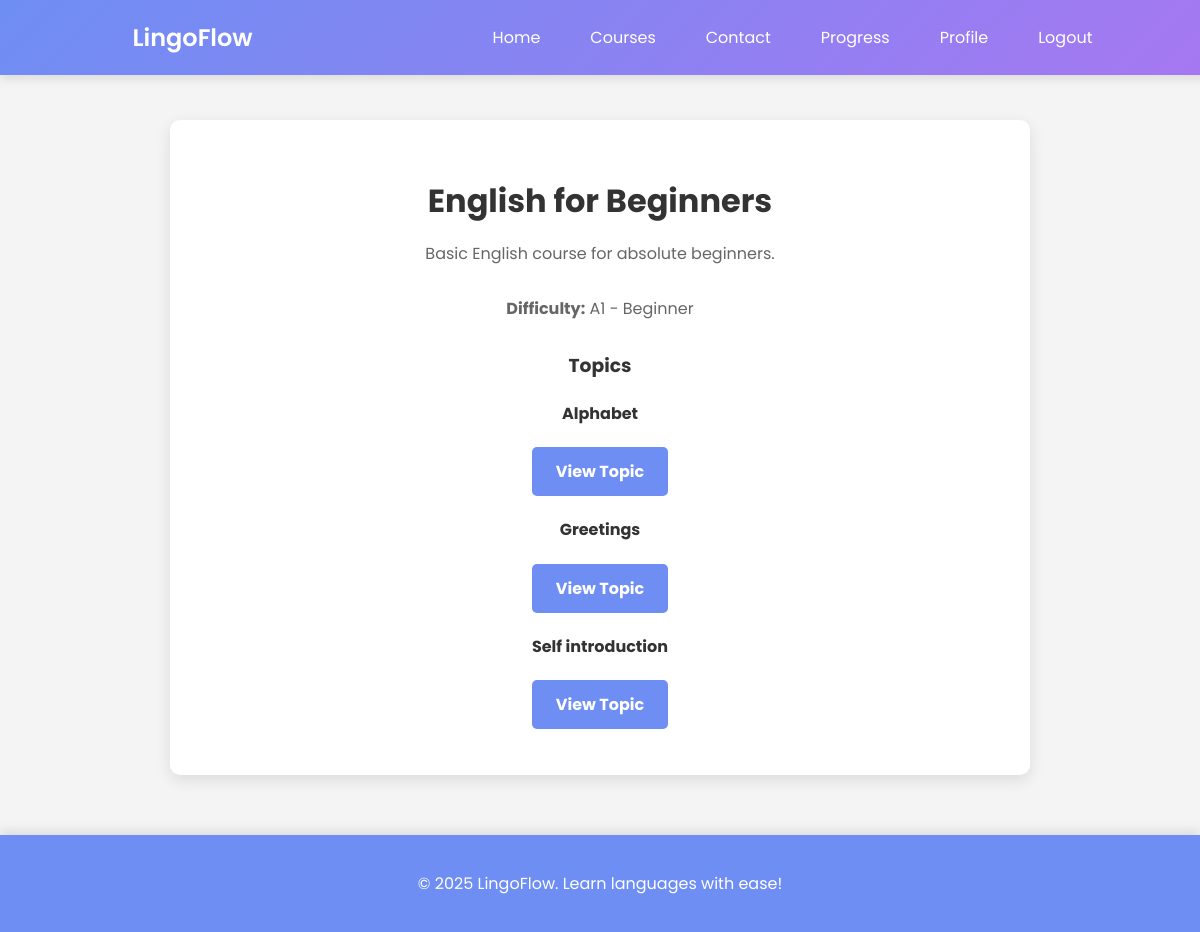
The app's page /courses/1/ (signed in), older data.
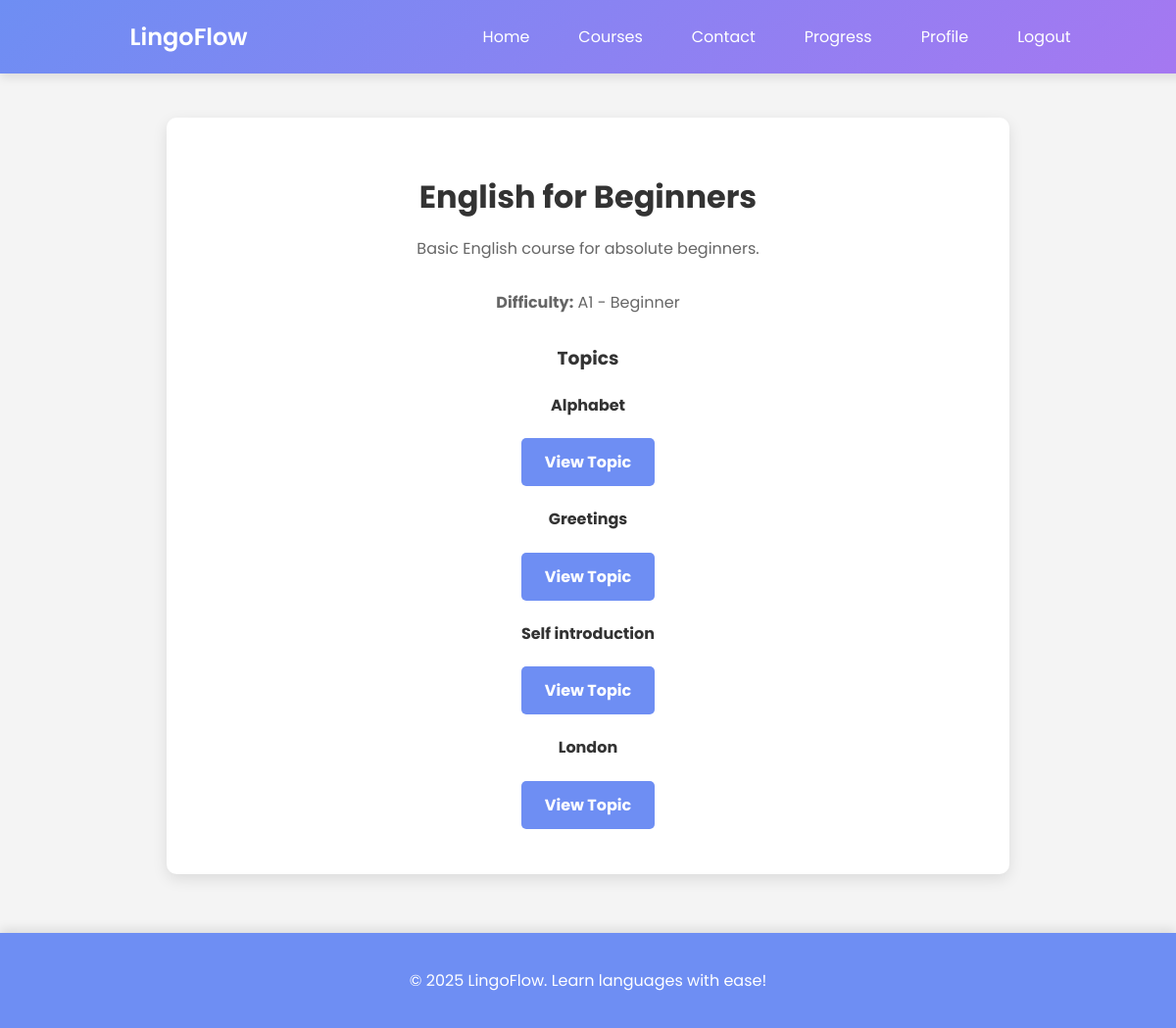
The same page, newer data.
### courses/models.py (models this page shows, shortened)
class Topic(models.Model):
    course = models.ForeignKey(Course, on_delete=models.CASCADE, related_name="topics")
    title = models.CharField(max_length=255)
    explanation = models.TextField()
    order = models.PositiveIntegerField()
    class Meta:
        ordering = ["order"]

### courses/views.py (the view)
# urls.py: path('<int:course_id>/', views.selected_course, name='selected_course'),
@login_required
def selected_course(request, course_id):
    course = Course.objects.prefetch_related("topics").filter(id=course_id).first()
    if not course:
        return render(request, "404.html", status=404)
    return render(request, "courses/selected_course.html", {"course": course})

### templates/courses/selected_course.html
{% extends 'base.html' %}
{% block content %}
<div class="courses-container">
    <h2>{{ course.title }}</h2>
    <p>{{ course.description }}</p>
    <p><strong>Difficulty:</strong> {{ course.get_difficulty_display }}</p>
    <h3>Topics</h3>
    <ul class="topic-list">
        {% for topic in course.topics.all %}
        <li>
            <h4>{{ topic.title }}</h4>
            <a href="{% url 'courses:selected_topic' topic.id %}" class="cta-button">View Topic</a>
        </li>
        {% empty %}
        <p>No topics available.</p>
        {% endfor %}
    </ul>
</div>
{% endblock %}

Row changes from the older to the newer data that the page shows:
added Topic: title "London"
